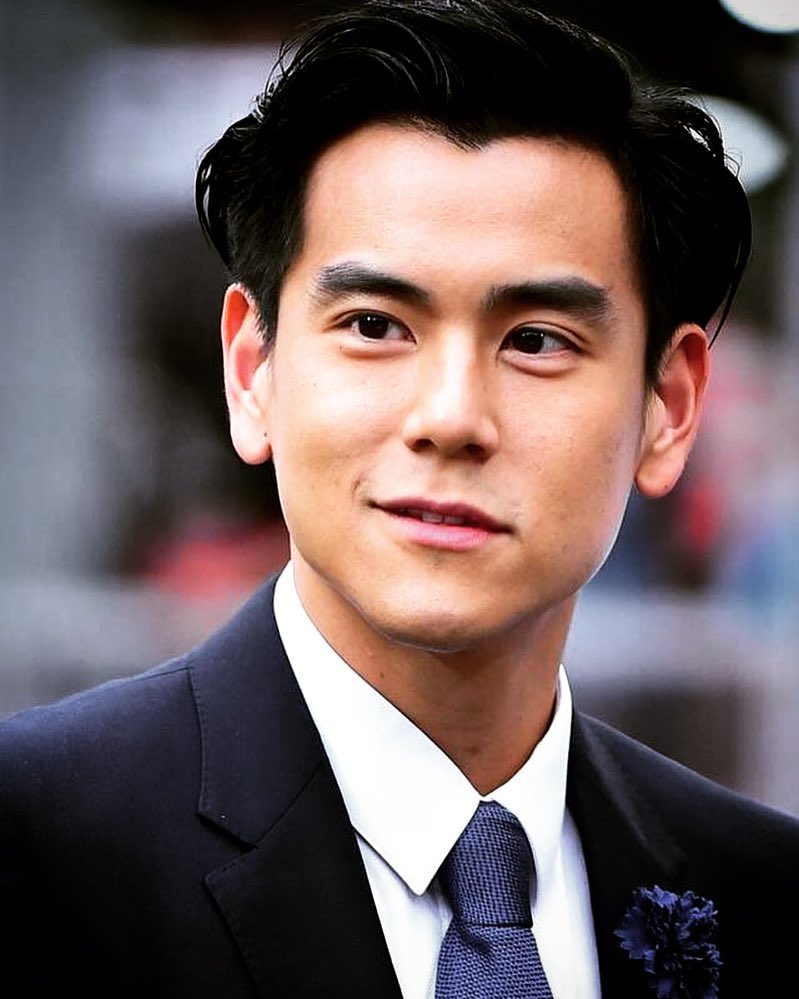
#> input picture example/model_serving/assets/pengyuyan.jpg, 799 x 999 px
$ python http_client.py
#> lines starting #> are read from the running program, lines starting #| are printed output that depends on the picture
import numpy as np
import requests
import cv2
import time
import base64

class MxHttpClient:
    def __init__(self, address):
        self.url = 'http://' + address + '/predictions/'

    def infer(self, img, model_name, mode= 'segmentation'):
        if mode == 'segmentation':
            return self._infer_segmentation(img, model_name)
        elif mode == 'classification':
            return self._infer_classification(img, model_name)

    def _infer_segmentation(self, img, model_name):
        url = self.url + model_name
        img_bytes = cv2.imencode('.png', img)[1].tostring()
        resp = requests.post(url=url, data=img_bytes)
        if resp.status_code == 200:
            res_bytes = base64.b64decode(resp.content)
            res = cv2.imdecode(np.frombuffer(res_bytes, np.uint8), cv2.IMREAD_UNCHANGED)
        else:
            res = None
        return res

    def _infer_classification(self, img, model_name):
        url = self.url + model_name
        img_bytes = cv2.imencode('.png', img)[1].tostring()
        resp = requests.post(url=url, data=img_bytes)
        if resp.status_code == 200:
            res = float(resp.content)
            print(str(res))
        else:
            res = None
        return res

if __name__ == '__main__':
    import pdb
    client = MxHttpClient('jja-gpu114.bigoml.cc:8562')
    img = cv2.imread('../assets/pengyuyan.jpg')
#> img is the input picture: shape (999, 799, 3); mean B, G, R 94.1, 92.6, 108.3
    num_test = 1
    img = cv2.cvtColor(img, cv2.COLOR_BGR2RGB)
    img = cv2.resize(img, (256, 256))
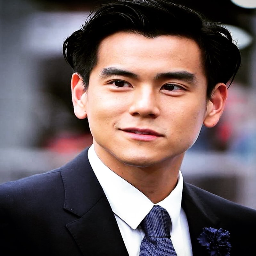
#> img: shape (256, 256, 3); mean R, G, B 108.2, 92.5, 94
    t1 = time.time()
    for _ in range(num_test):
        res = client.infer(img, 'upper_body_seg', 'segmentation')
#> (the run stopped early here; a loop or call above may not have finished)
